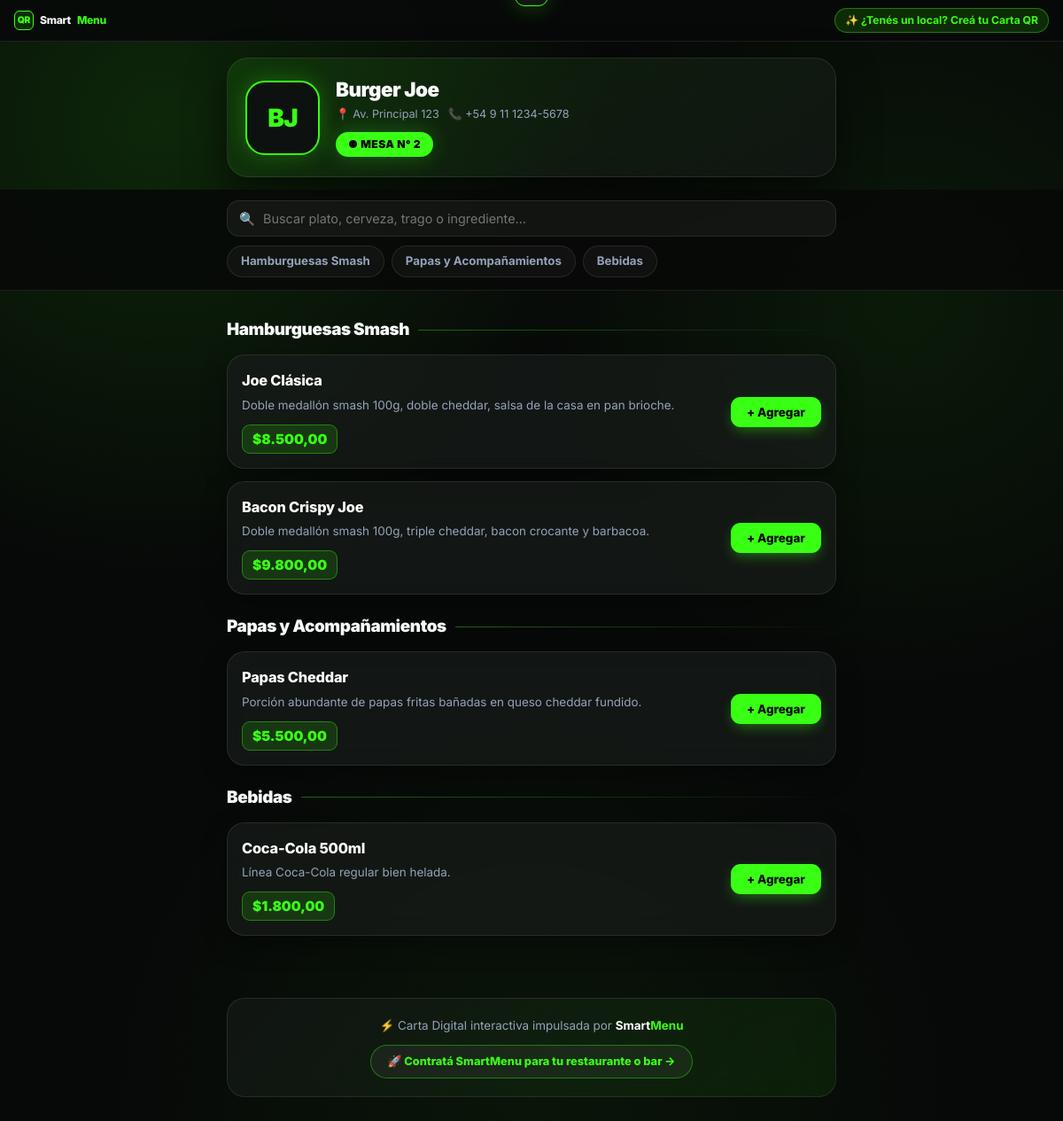
Page /m/hash_prueba_mesa_2 (signed in) on the committed database.
### tables this page shows
CREATE TABLE mesas (
    id INT AUTO_INCREMENT PRIMARY KEY,
    id_restaurante INT NOT NULL,
    numero_mesa INT NOT NULL,
    hash_qr VARCHAR(64) NOT NULL UNIQUE,  
    FOREIGN KEY (id_restaurante) REFERENCES restaurantes(id) ON DELETE CASCADE
);

CREATE TABLE restaurantes (
    id INT AUTO_INCREMENT PRIMARY KEY,
    nombre VARCHAR(100) NOT NULL,
    email VARCHAR(100) NOT NULL UNIQUE,
    password VARCHAR(255) NOT NULL,  
    telefono VARCHAR(20),
    direccion VARCHAR(150),
    creado_en TIMESTAMP DEFAULT CURRENT_TIMESTAMP
);

CREATE TABLE productos (
    id INT AUTO_INCREMENT PRIMARY KEY,
    id_categoria INT NOT NULL,
    nombre VARCHAR(100) NOT NULL,
    descripcion TEXT,
    precio DECIMAL(10,2) NOT NULL,
    url_imagen VARCHAR(255),  
    disponible BOOLEAN DEFAULT TRUE,
    FOREIGN KEY (id_categoria) REFERENCES categorias(id) ON DELETE CASCADE
);

CREATE TABLE categorias (
    id INT AUTO_INCREMENT PRIMARY KEY,
    id_restaurante INT NOT NULL,
    nombre VARCHAR(50) NOT NULL,
    FOREIGN KEY (id_restaurante) REFERENCES restaurantes(id) ON DELETE CASCADE
);

### cliente/menu.php (the view, shortened to what this page needs)
<?php
require '../admin/conexion.php';
$scriptDir = str_replace('\\', '/', dirname(dirname($_SERVER['SCRIPT_NAME'])));
$basePath = rtrim($scriptDir, '/') . '/';
$hash  = trim($_GET['m'] ?? '');
$alias = trim($_GET['alias'] ?? '');
$info = null;
if ($hash !== '') {
    $stmt = $pdo->prepare("
        SELECT m.id AS id_mesa, m.numero_mesa, m.hash_qr,
               r.id AS id_restaurante, r.nombre AS restaurante_nombre, r.logo, r.direccion, r.telefono,
               r.cobra_servicio_mesa, r.precio_servicio_mesa
        FROM mesas m
        JOIN restaurantes r ON m.id_restaurante = r.id
        WHERE m.hash_qr = ?
        LIMIT 1
    ");
    $stmt->execute([$hash]);
    $info = $stmt->fetch();
}
$id_restaurante       = (int) $info['id_restaurante'];
$numero_mesa          = (int) $info['numero_mesa'];
$nombre_restaurante   = $info['restaurante_nombre'];
$direccion_rest       = $info['direccion'] ?? '';
$telefono_rest        = $info['telefono'] ?? '';
$palabras = preg_split('/\s+/', trim($nombre_restaurante));
$iniciales = strtoupper(mb_substr($palabras[0] ?? 'R', 0, 1) . (isset($palabras[1]) ? mb_substr($palabras[1], 0, 1) : ''));
$stmtMenu = $pdo->prepare("
    SELECT c.id AS id_categoria, c.nombre AS categoria,
           p.id AS id_producto, p.nombre, p.descripcion, p.precio, p.url_imagen
    FROM categorias c
    LEFT JOIN productos p ON c.id = p.id_categoria AND p.disponible = 1
    WHERE c.id_restaurante = ?
    ORDER BY c.id ASC, p.id ASC
");
$stmtMenu->execute([$id_restaurante]);
$resultados = $stmtMenu->fetchAll();
$menu = [];
foreach ($resultados as $row) {
    $id_cat = $row['id_categoria'];
    if (!isset($menu[$id_cat])) {
        $menu[$id_cat] = [
            'id'        => $id_cat,
            'nombre'    => $row['categoria'],
            'productos' => []
        ];
    }
    if ($row['id_producto']) {
        $prodData = [
            'id'          => (int) $row['id_producto'],
            'nombre'      => $row['nombre'],
            'descripcion' => $row['descripcion'],
            'precio'      => (float) $row['precio'],
            'imagen'      => $row['url_imagen']
        ];
        $menu[$id_cat]['productos'][] = $prodData;
    }
}
?>
<!DOCTYPE html>
<html lang="es">
<head>
</head>
<body>
    <div id="toast"></div>
    <div class="saas-topbar">
        <a href="<?= htmlspecialchars($basePath) ?>" target="_blank" class="saas-brand">
            <span class="saas-brand-badge">QR</span>
            Smart<span>Menu</span>
        </a>
        <a href="<?= htmlspecialchars($basePath) ?>#acceso" target="_blank" class="saas-cta-link">
            ✨ ¿Tenés un local? Creá tu Carta QR
        </a>
    </div>
    <header class="resto-hero">
        <div class="resto-hero-card">
            <div class="resto-logo-ring">
                <?php if (!empty($info['logo'])): ?>
                    <img src="<?= htmlspecialchars($basePath . $info['logo']) ?>" alt="Logo <?= htmlspecialchars($nombre_restaurante) ?>">
                <?php else: ?>
                    <span class="resto-logo-fallback"><?= htmlspecialchars($iniciales) ?></span>
                <?php endif; ?>
            </div>
            <div class="resto-hero-info">
                <h1><?= htmlspecialchars($nombre_restaurante) ?></h1>
                <div class="resto-meta">
                    <?php if ($direccion_rest !== ''): ?>
                        <span>📍 <?= htmlspecialchars($direccion_rest) ?></span>
                    <?php endif; ?>
                    <?php if ($telefono_rest !== ''): ?>
                        <span>📞 <?= htmlspecialchars($telefono_rest) ?></span>
                    <?php endif; ?>
                </div>
                <div class="badges-row">
                    <div class="mesa-badge">● Mesa N° <?= $numero_mesa ?></div>
                </div>
            </div>
        </div>
    </header>
    <?php if (!empty($menu)): ?>
        <div class="sticky-controls">
            <div class="controls-inner">
                <div class="search-box">
                    <span class="search-icon">🔍</span>
                    <input type="text" id="input-busqueda" placeholder="Buscar plato, cerveza, trago o ingrediente..." oninput="filtrarMenu(this.value)">
                </div>
                <nav class="categorias-nav">
                    <?php foreach ($menu as $cat): ?>
                        <?php if (!empty($cat['productos'])): ?>
                            <a href="#cat-<?= $cat['id'] ?>" class="cat-pill"><?= htmlspecialchars($cat['nombre']) ?></a>
                        <?php endif; ?>
                    <?php endforeach; ?>
                </nav>
            </div>
        </div>
    <?php endif; ?>
    <main>
        <?php foreach ($menu as $cat): ?>
            <?php if (!empty($cat['productos'])): ?>
                <section id="cat-<?= $cat['id'] ?>" class="categoria-seccion">
                    <h2 class="categoria-titulo"><?= htmlspecialchars($cat['nombre']) ?></h2>
                    <?php foreach ($cat['productos'] as $prod): ?>
                        <div class="producto-card" id="card-prod-<?= $prod['id'] ?>" data-search="<?= htmlspecialchars(mb_strtolower($prod['nombre'] . ' ' . $prod['descripcion'] . ' ' . $cat['nombre'])) ?>">
                            <div class="producto-info">
                                <h3><?= htmlspecialchars($prod['nombre']) ?></h3>
                                <p><?= htmlspecialchars($prod['descripcion']) ?></p>
                                <span class="precio-tag">$<?= number_format($prod['precio'], 2, ',', '.') ?></span>
                            </div>
                            <div class="producto-media">
                                <div id="action-prod-<?= $prod['id'] ?>">
                                </div>
                            </div>
                        </div>
                    <?php endforeach; ?>
                </section>
            <?php endif; ?>
        <?php endforeach; ?>
    </main>
    <footer class="smartmenu-promo-footer">
        <div class="promo-card">
            <p>⚡ Carta Digital interactiva impulsada por <strong>Smart<span>Menu</span></strong></p>
            <a href="<?= htmlspecialchars($basePath) ?>#acceso" target="_blank" class="btn-promo-saas">
                🚀 Contratá SmartMenu para tu restaurante o bar →
            </a>
        </div>
    </footer>
</body>
</html>

### rows in the picture
mesas: id_restaurante.nombre "BJ", id_restaurante.nombre "Burger Joe", id_restaurante.direccion "Av. Principal 123", id_restaurante.telefono "+54 9 11 1234-5678", numero_mesa "2"
productos: id_categoria.nombre "Papas y Acompañamientos", nombre "Papas Cheddar", descripcion "Porción abundante de papas fritas bañadas en queso cheddar fundido.", precio "5.500,00"
productos: id_categoria.nombre "Bebidas", nombre "Coca-Cola 500ml", descripcion "Línea Coca-Cola regular bien helada.", precio "1.800,00"
productos: nombre "Joe Clásica", descripcion "Doble medallón smash 100g, doble cheddar, salsa de la casa en pan brioche.", precio "8.500,00"
productos: nombre "Bacon Crispy Joe", descripcion "Doble medallón smash 100g, triple cheddar, bacon crocante y barbacoa.", precio "9.800,00"

### other values in the picture
$cat['nombre'] "Hamburguesas Smash"
